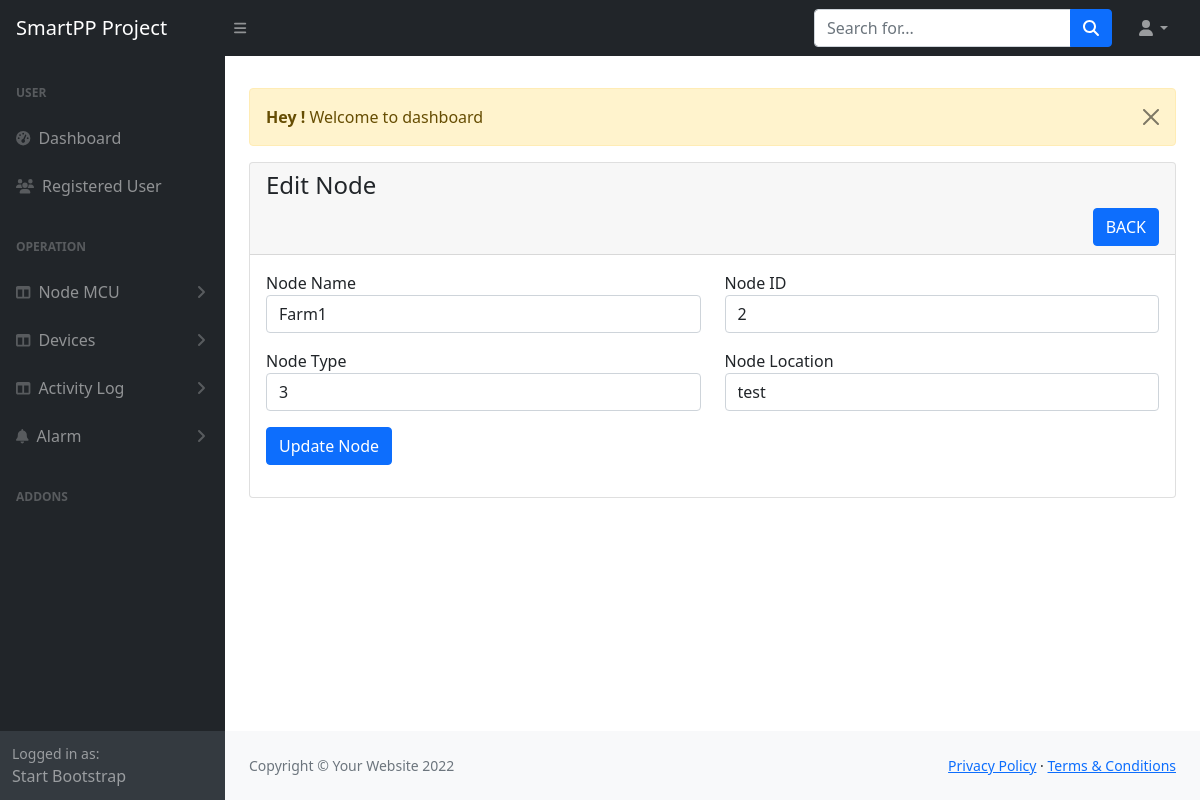
/admin/node-edit.php?id=1 (signed in), run on the app's committed database.
### tables this page shows
CREATE TABLE `tc_node` (
  `id` int(11) NOT NULL,
  `node_name` varchar(200) NOT NULL,
  `node_id` varchar(50) NOT NULL,
  `node_type` varchar(200) NOT NULL,
  `node_location` varchar(200) NOT NULL,
  `node_ip` varchar(200) DEFAULT '0.0.0.0',
  `node_mac` varchar(200) DEFAULT '0.0.0.0',
  `node_status` tinyint(2) NOT NULL DEFAULT 0,
  `create_at` timestamp NOT NULL DEFAULT current_timestamp()
);

### admin/node-edit.php (the view, shortened to what this page needs)
<?php
include('includes/header.php');
require 'functions.php';
?>
<div class="container-fluid px-4">
    <div class="row mt-4">
        <div class="col-md-12">
            <?php include('message.php'); ?>
            <div class="card">
                <div class="card-header">
                    <h4>Edit Node</h4>
                    <a href="node-view.php" class="btn btn-primary float-end">BACK</a>
                </div>
                <div class="card-body">
                    <?php
                    if (isset($_GET['id'])) {
                        $id = $_GET['id'];
                        $node_query = "SELECT * FROM tc_node WHERE id='$id' LIMIT 1";
                        $node_query_res = mysqli_query($con, $node_query);
                        if (mysqli_num_rows($node_query_res) > 0) {
                            $node_row = mysqli_fetch_array($node_query_res);
                    ?>
                            <form action="code.php" method="POST" enctype="multipart/form-data">
                                <div class="row">
                                    <div class="col-md-6 mb-3">
                                        <label for="">Node Name</label>
                                        <input type="text" name="node_name" value="<?= $node_row['node_name'] ?>" class="form-control">
                                    </div>
                                    <div class="col-md-6 mb-3">
                                        <label for="">Node ID</label>
                                        <input type="text" name="node_id" value="<?= $node_row['node_id'] ?>" class="form-control">
                                    </div>
                                    <div class="col-md-6 mb-3">
                                        <label for="">Node Type</label>
                                        <input type="text" name="node_type" value="<?= $node_row['node_type'] ?>" max="191" requered class="form-control">
                                    </div>
                                    <div class="col-md-6 mb-3">
                                        <label for="">Node Location</label>
                                        <input type="text" name="node_location" value="<?= $node_row['node_location'] ?>" max="191" requered class="form-control">
                                    </div>
                                    <div class="col-md-6 mb-3">
                                        <button type="submit" name="node_update" class="btn btn-primary">Update Node</button>
                                    </div>
                                </div>
                            </form>
                        <?php
                        } else {
                        ?>
                            <h4>No Record Found </h4>
                    <?php
                        }
                    }
                    ?>
                </div>
            </div>
        </div>
    </div>
    <?php
    include('includes/footer.php');
    include('includes/scripts.php');
    ?>

### data on the page
tc_node: node_name "Farm1", node_id "2", node_type "3", node_location "test"

### other printed values
$_SESSION['message'] "Welcome to dashboard"
